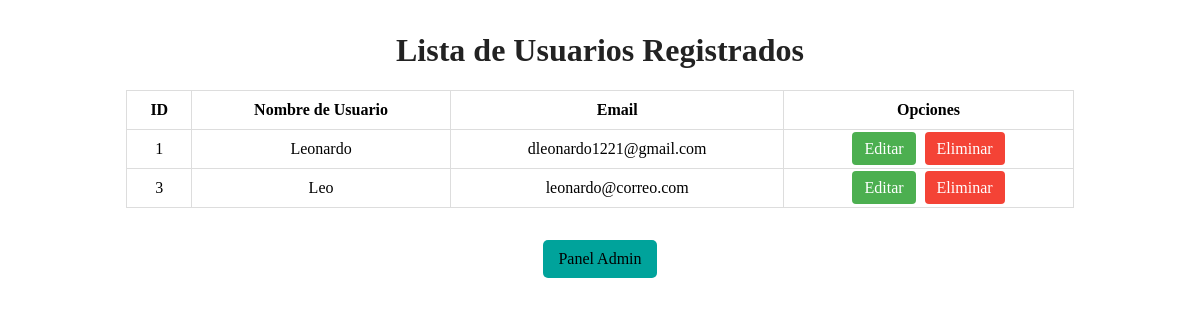
Page /users/manage_users/ (signed in) on the committed database.
### users/models.py (models this page shows, shortened)
class CustomUser(AbstractUser):
    document_number = models.CharField(max_length=20, blank=True)
    address = models.CharField(max_length=200, blank=True)
    phone_number = models.CharField(max_length=20, blank=True)
    is_admin = models.BooleanField(default=False)

### users/views.py (the view)
# urls.py: path('manage_users/', views.manage_users, name='manage_users'),
def manage_users(request):
    if not request.user.is_authenticated or not request.user.is_admin:
        return redirect('users:login')
    users = CustomUserCreationForm.Meta.model.objects.all()
    return render(request, 'admin/manage_users.html', {'users': users})

### users/templates/admin/manage_users.html (shortened to what this page needs)
<!DOCTYPE html>
<html lang="es">
<head>
    <link rel="stylesheet" href="/static/css/admin.css">
</head>
<body>
    <h1>Lista de Usuarios Registrados</h1>
    <table>
        <thead>
            <tr>
                <th>ID</th>
                <th>Nombre de Usuario</th>
                <th>Email</th>
                <th>Opciones</th>
            </tr>
        </thead>
        <tbody>
            {% for user in users %}
            <tr>
                <td>{{ user.id }}</td>
                <td>{{ user.username }}</td>
                <td>{{ user.email }}</td>
                <td class="actions">
                    <a href="{% url 'users:edit_account' user.id %}" class="edit">Editar</a>
                    <a href="{% url 'users:delete_account' user.id %}" class="delete" onclick="return confirm('¿Está seguro de eliminar este usuario?');">Eliminar</a>
                </td>
            </tr>
            {% empty %}
            <tr>
                <td colspan="4">No hay usuarios registrados.</td>
            </tr>
            {% endfor %}
        </tbody>
    </table>
    <div>
        <a class="admin-option" href="{% url 'users:admin_panel' %}">Panel Admin</a>
    </div>
</body>
</html>

### static/css/admin.css (style rules this page uses)
h1, .admin-title { text-align: center; margin-top: 2rem; font-size: 2rem; font-weight: bold; color: #222; }
div { text-align: center; margin-top: 2rem; gap: 15px; }
.admin-option { display: inline-block; background: rgb(0, 163, 155); text-decoration: none; color: var(--text-dark); border: none; font-weight: 500; padding: 10px 15px; border-radius: 5px; transition: color 0.3s ease; }
table { margin: 0 auto; border-collapse: collapse; width: 80%; }
td, th { padding: 10px; border: 1px solid #ddd; text-align: center; }
.actions a.edit { background-color: #4CAF50; color: white; padding: 8px 12px; text-decoration: none; border-radius: 4px; margin-right: 5px; }
.actions a.delete { background-color: #f44336; color: white; padding: 8px 12px; text-decoration: none; border-radius: 4px; }

### rows in the picture
CustomUser: id "1", username "Leonardo", email "dleonardo1221@gmail.com"
CustomUser: id "3", username "Leo", email "leonardo@correo.com"
